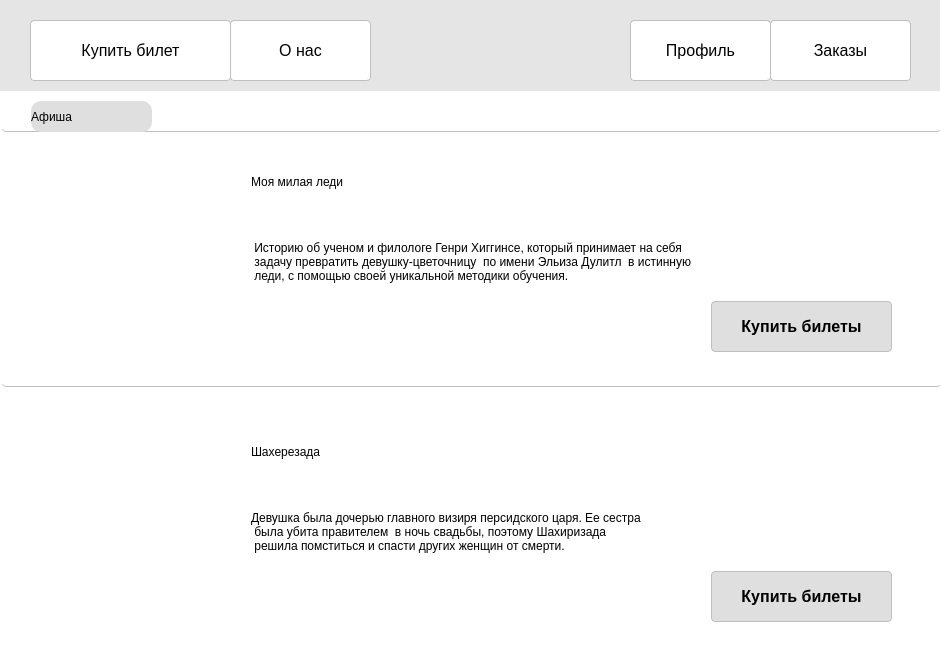
<?xml version="1.0" encoding="UTF-8"?>
<ui version="4.0">
 <class>Form</class>
 <widget class="QWidget" name="Form">
  <property name="geometry">
   <rect>
    <x>0</x>
    <y>0</y>
    <width>940</width>
    <height>670</height>
   </rect>
  </property>
  <property name="windowTitle">
   <string>Form</string>
  </property>
  <widget class="QScrollArea" name="scrollArea">
   <property name="geometry">
    <rect>
     <x>-10</x>
     <y>90</y>
     <width>951</width>
     <height>581</height>
    </rect>
   </property>
   <property name="styleSheet">
    <string notr="true">background-color: rgb(255, 255, 255);</string>
   </property>
   <property name="widgetResizable">
    <bool>true</bool>
   </property>
   <widget class="QWidget" name="scrollAreaWidgetContents">
    <property name="geometry">
     <rect>
      <x>0</x>
      <y>0</y>
      <width>949</width>
      <height>579</height>
     </rect>
    </property>
    <widget class="QWidget" name="widget" native="true">
     <property name="geometry">
      <rect>
       <x>10</x>
       <y>50</y>
       <width>941</width>
       <height>221</height>
      </rect>
     </property>
     <widget class="QLabel" name="label">
      <property name="geometry">
       <rect>
        <x>30</x>
        <y>20</y>
        <width>191</width>
        <height>181</height>
       </rect>
      </property>
      <property name="styleSheet">
       <string notr="true">border-image: url(:/lol/2Gr5mb1g7dQ.jpg);
border-radius: 5px;
</string>
      </property>
      <property name="text">
       <string/>
      </property>
     </widget>
     <widget class="QLabel" name="label_2">
      <property name="geometry">
       <rect>
        <x>250</x>
        <y>20</y>
        <width>641</width>
        <height>41</height>
       </rect>
      </property>
      <property name="styleSheet">
       <string notr="true">font: 18pt &quot;MS Shell Dlg 2&quot;;</string>
      </property>
      <property name="text">
       <string>Моя милая леди</string>
      </property>
     </widget>
     <widget class="QLabel" name="label_3">
      <property name="geometry">
       <rect>
        <x>250</x>
        <y>60</y>
        <width>681</width>
        <height>121</height>
       </rect>
      </property>
      <property name="styleSheet">
       <string notr="true">font: 12pt &quot;Times New Roman&quot;;</string>
      </property>
      <property name="text">
       <string> Историю об ученом и филологе Генри Хиггинсе, который принимает на себя
 задачу превратить девушку-цветочницу  по имени Эльиза Дулитл  в истинную 
 леди, с помощью своей уникальной методики обучения.</string>
      </property>
     </widget>
     <widget class="QPushButton" name="bye_ticket1">
      <property name="geometry">
       <rect>
        <x>710</x>
        <y>160</y>
        <width>181</width>
        <height>51</height>
       </rect>
      </property>
      <property name="styleSheet">
       <string notr="true">QPushButton#bye_ticket1 {
 font: 14pt &quot;MS Shell Dlg 2&quot;;
 border: 1px solid #bfbfbf;
background-color: rgb(223, 223, 223);
 border-radius: 4px;
 padding: 0.8em 1.2em 0.8em 1em;
 transition: all ease-in-out 0.2s;
 font-size: 16px;
}

QPushButton#bye_ticket1 {
 display: flex;
 justify-content: center;
 align-items: center;
 font-weight: 600;
}

QPushButton#bye_ticket1:hover, #bye_ticket1:hover {
	background-color: rgb(186, 186, 186);
}</string>
      </property>
      <property name="text">
       <string>Купить билеты</string>
      </property>
     </widget>
    </widget>
    <widget class="QWidget" name="widget_2" native="true">
     <property name="geometry">
      <rect>
       <x>10</x>
       <y>320</y>
       <width>941</width>
       <height>221</height>
      </rect>
     </property>
     <widget class="QLabel" name="label_4">
      <property name="geometry">
       <rect>
        <x>30</x>
        <y>20</y>
        <width>191</width>
        <height>181</height>
       </rect>
      </property>
      <property name="styleSheet">
       <string notr="true">border-image: url(:/lol/xV0w1WdZods.jpg);
border-radius: 5px;
</string>
      </property>
      <property name="text">
       <string/>
      </property>
     </widget>
     <widget class="QLabel" name="label_5">
      <property name="geometry">
       <rect>
        <x>250</x>
        <y>20</y>
        <width>641</width>
        <height>41</height>
       </rect>
      </property>
      <property name="styleSheet">
       <string notr="true">font: 18pt &quot;MS Shell Dlg 2&quot;;</string>
      </property>
      <property name="text">
       <string>Шахерезада</string>
      </property>
     </widget>
     <widget class="QLabel" name="label_6">
      <property name="geometry">
       <rect>
        <x>250</x>
        <y>60</y>
        <width>681</width>
        <height>121</height>
       </rect>
      </property>
      <property name="styleSheet">
       <string notr="true">font: 12pt &quot;Times New Roman&quot;;</string>
      </property>
      <property name="text">
       <string>Девушка была дочерью главного визиря персидского царя. Ее сестра 
 была убита правителем  в ночь свадьбы, поэтому Шахиризада
 решила помститься и спасти других женщин от смерти. </string>
      </property>
     </widget>
     <widget class="QPushButton" name="bye_ticket2">
      <property name="geometry">
       <rect>
        <x>710</x>
        <y>160</y>
        <width>181</width>
        <height>51</height>
       </rect>
      </property>
      <property name="styleSheet">
       <string notr="true">QPushButton#bye_ticket2 {
 font: 14pt &quot;MS Shell Dlg 2&quot;;
 border: 1px solid #bfbfbf;
background-color: rgb(223, 223, 223);
 border-radius: 4px;
 padding: 0.8em 1.2em 0.8em 1em;
 transition: all ease-in-out 0.2s;
 font-size: 16px;
}

QPushButton#bye_ticket2 {
 display: flex;
 justify-content: center;
 align-items: center;
 font-weight: 600;
}

QPushButton#bye_ticket2:hover, #bye_ticket2:hover {
	background-color: rgb(186, 186, 186);
}</string>
      </property>
      <property name="text">
       <string>Купить билеты</string>
      </property>
     </widget>
    </widget>
    <widget class="QLabel" name="label_7">
     <property name="geometry">
      <rect>
       <x>10</x>
       <y>275</y>
       <width>941</width>
       <height>21</height>
      </rect>
     </property>
     <property name="styleSheet">
      <string notr="true">border-bottom: 1px solid #bfbfbf;
border-radius: 5px;
</string>
     </property>
     <property name="text">
      <string/>
     </property>
    </widget>
    <widget class="QLabel" name="label_9">
     <property name="geometry">
      <rect>
       <x>40</x>
       <y>10</y>
       <width>121</width>
       <height>31</height>
      </rect>
     </property>
     <property name="styleSheet">
      <string notr="true">font: 14pt &quot;MS Shell Dlg 2&quot;;
background-color: rgb(223, 223, 223);
border-radius:10px</string>
     </property>
     <property name="text">
      <string>Афиша</string>
     </property>
    </widget>
    <widget class="QLabel" name="label_10">
     <property name="geometry">
      <rect>
       <x>10</x>
       <y>21</y>
       <width>941</width>
       <height>20</height>
      </rect>
     </property>
     <property name="styleSheet">
      <string notr="true">border-bottom: 1px solid #bfbfbf;
border-radius: 5px;
</string>
     </property>
     <property name="text">
      <string/>
     </property>
    </widget>
    <zorder>widget</zorder>
    <zorder>widget_2</zorder>
    <zorder>label_7</zorder>
    <zorder>label_10</zorder>
    <zorder>label_9</zorder>
   </widget>
  </widget>
  <widget class="QLabel" name="label_8">
   <property name="geometry">
    <rect>
     <x>-60</x>
     <y>-10</y>
     <width>1001</width>
     <height>101</height>
    </rect>
   </property>
   <property name="styleSheet">
    <string notr="true">background-color: rgb(229, 229, 229);</string>
   </property>
   <property name="text">
    <string/>
   </property>
  </widget>
  <widget class="QPushButton" name="afisha_btn">
   <property name="geometry">
    <rect>
     <x>30</x>
     <y>20</y>
     <width>201</width>
     <height>61</height>
    </rect>
   </property>
   <property name="styleSheet">
    <string notr="true">QPushButton#afisha_btn {
 font: 16pt &quot;MS Shell Dlg 2&quot;;
	background-color: rgb(255, 255, 255);
 border: 1px solid #bfbfbf;
 border-radius: 4px;
 padding: 0.8em 1.2em 0.8em 1em;
 transition: all ease-in-out 0.2s;
 font-size: 16px;
}

QPushButton#afisha_btn span {
 display: flex;
 justify-content: center;
 align-items: center;
 color: #fff;
 font-weight: 600;
}

QPushButton#afisha_btn:hover, #afisha_btn:hover {
		background-color: rgb(231, 231, 231);
}</string>
   </property>
   <property name="text">
    <string>Купить билет</string>
   </property>
  </widget>
  <widget class="QPushButton" name="onas_btn">
   <property name="geometry">
    <rect>
     <x>230</x>
     <y>20</y>
     <width>141</width>
     <height>61</height>
    </rect>
   </property>
   <property name="styleSheet">
    <string notr="true">QPushButton#onas_btn {
 font: 16pt &quot;MS Shell Dlg 2&quot;;
 border: 1px solid #bfbfbf;
background-color: rgb(255, 255, 255);
 border-radius: 4px;
 padding: 0.8em 1.2em 0.8em 1em;
 transition: all ease-in-out 0.2s;
 font-size: 16px;
}

QPushButton#onas_btn span {
 display: flex;
 justify-content: center;
 align-items: center;
 color: #fff;
 font-weight: 600;
}

QPushButton#onas_btn:hover, #onas_btn:hover {
	background-color: rgb(231, 231, 231);
}</string>
   </property>
   <property name="text">
    <string>О нас</string>
   </property>
  </widget>
  <widget class="QPushButton" name="profile_btn">
   <property name="geometry">
    <rect>
     <x>630</x>
     <y>20</y>
     <width>141</width>
     <height>61</height>
    </rect>
   </property>
   <property name="styleSheet">
    <string notr="true">QPushButton#profile_btn {
 font: 16pt &quot;Arial&quot;;
 border: 1px solid #bfbfbf;
 background-color: rgb(255, 255, 255);
 border-radius: 4px;
 padding: 0.8em 1.2em 0.8em 1em;
 transition: all ease-in-out 0.2s;
 font-size: 16px;
}

QPushButton#profile_btn span {
 display: flex;
 justify-content: center;
 align-items: center;
 color: #fff;
 font-weight: 600;
}

QPushButton#profile_btn:hover, #profile_btn:hover {
	background-color: rgb(231, 231, 231);
}</string>
   </property>
   <property name="text">
    <string>Профиль</string>
   </property>
  </widget>
  <widget class="QPushButton" name="zakazi_btn">
   <property name="geometry">
    <rect>
     <x>770</x>
     <y>20</y>
     <width>141</width>
     <height>61</height>
    </rect>
   </property>
   <property name="styleSheet">
    <string notr="true">QPushButton#zakazi_btn {
 font: 16pt &quot;Arial&quot;;
 border: 1px solid #bfbfbf;
 background-color: rgb(255, 255, 255);
 border-radius: 4px;
 padding: 0.8em 1.2em 0.8em 1em;
 transition: all ease-in-out 0.2s;
 font-size: 16px;
}

QPushButton#zakazi_btn span {
 display: flex;
 justify-content: center;
 align-items: center;
 color: #fff;
 font-weight: 600;
}

QPushButton#zakazi_btn:hover, #zakazi_btn:hover {
		background-color: rgb(199, 199, 199);
}</string>
   </property>
   <property name="text">
    <string>Заказы</string>
   </property>
  </widget>
 </widget>
 <resources>
  <include location="../image/imgafisha.qrc"/>
 </resources>
 <connections/>
</ui>
